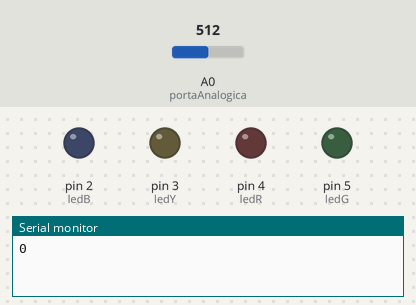
Bench run of a sketch on a simulated Arduino Uno, built with avr-gcc and run on an emulated ATmega328P. Parts: output pins drawn as LEDs (lit = HIGH), the last lines printed to the serial monitor. The test bench sets the inputs (shaded band); at power-on: A0 (portaAnalogica) = 512.

Above: at 2.1 s.
2.2 s: A0 (portaAnalogica) set to 1023
At 2.45 s:
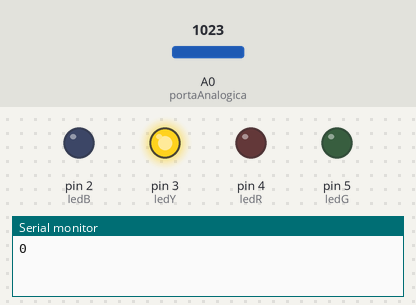
At 7.69 s:
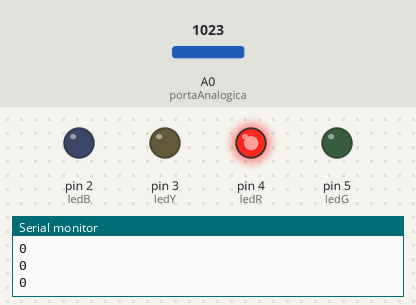
Timing chart, 0 to 58.8 s (numbered marks = the images above; inputs shaded):
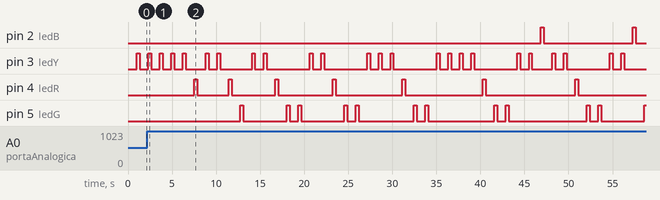

Measured:
- after the input at 2.2 s, pin 2 (ledB): alternates HIGH for 0.33 s and LOW for 10.1 s, starting after 44.6 s; pin 4 (ledR): LOW → HIGH after 5.3 s, → LOW 0.33 s later, → HIGH 3.6 s later, → LOW 0.33 s later, … (14 changes in this stretch)

The sketch:

sketch_oct12a.ino
```cpp
int ledY=3, ledB=2, ledR=4, ledG=5;
int buttonG=8, buttonR=10, buttonB=11, buttonY=12;
int b0, b1, b2, b3;
int contadora=0, sequencia[100], aleatorio[100], portaAnalogica=A0, i;
int GerarAleatorio(int);
boolean recebendo=0, perdeu=0;

void setup()
{
  Serial.begin(9600);
  //Declaracao das portas ligadas aos leds como saidas
  pinMode(ledY, OUTPUT);
  pinMode(ledB, OUTPUT);
  pinMode(ledR, OUTPUT);
  pinMode(ledG, OUTPUT);
  //Declaracao das portas ligadas aos botoes como entradas
  pinMode(buttonY, INPUT);
  pinMode(buttonB, INPUT);
  pinMode(buttonR, INPUT);
  pinMode(buttonG, INPUT);

  pinMode(portaAnalogica, INPUT);
}

void loop()
{

 if(recebendo==0)
 {
  for(i=0; i<contadora; i++)
  {
    delay(977);
    switch(aleatorio[i])
    {
    case 0:
      digitalWrite(ledY, 1);
      digitalWrite(ledB, 0);
      digitalWrite(ledR, 0);
      digitalWrite(ledG, 0);
      break;
    case 1:
      digitalWrite(ledB, 1);
      digitalWrite(ledY, 0);
      digitalWrite(ledR, 0);
      digitalWrite(ledG, 0);
      break;
    case 2:
      digitalWrite(ledR, 1);
      digitalWrite(ledB, 0);
      digitalWrite(ledY, 0);
      digitalWrite(ledG, 0);
      break;
    case 3:
      digitalWrite(ledG, 1);
      digitalWrite(ledB, 0);
      digitalWrite(ledR, 0);
      digitalWrite(ledY, 0);
      break;
    }
    delay(333);
    digitalWrite(ledY, 0);
    digitalWrite(ledB, 0);
    digitalWrite(ledR, 0);
    digitalWrite(ledG, 0);
    Serial.println(aleatorio[i]);
  }

  recebendo=1;
 }
 else
 {
  for(i=0; i<contadora; i++)
  {
    b0=digitalRead(buttonY);
    b1=digitalRead(buttonB);
    b2=digitalRead(buttonR);
    b3=digitalRead(buttonG);
    while (b0==0 && b1==0 && b2==0 && b3==0)
    {

    }
    if (b0==1 && b1==0 && b2==0 && b3==0)
    {
      sequencia[i]=0;
    }
    else if (b0==0 && b1==1 && b2==0 && b3==0)
    {
      sequencia[i]=1;
    }
    else if (b0==0 && b1==0 && b2==1 && b3==0)
    {
      sequencia[i]=2;
    }
    else if (b0==0 && b1==0 && b2==0 && b3==1)
    {
      sequencia[i]=3;
    }
    if(sequencia[i]!=aleatorio[i])
    {
      i=contadora;
      perdeu=1;
    }
  }
 }

  recebendo=0;
  aleatorio[contadora]=GerarAleatorio(contadora);
  contadora++;
}

int GerarAleatorio(int contadora)
{
  long int valor;
  valor=(analogRead(portaAnalogica)*millis())%4;
  return valor;
}
```
